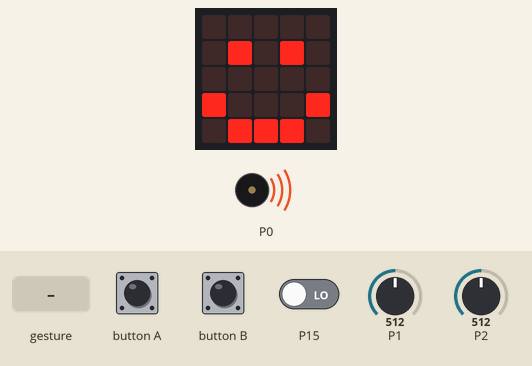
Recording of a program running on a simulated BBC micro:bit running MicroPython. On the bench: the board's 5×5 LED display, buzzer (waves = sounding). The test bench sets the inputs (shaded band); at power-on: P1 = 512, P2 = 512, P15 LOW (analog values on the 0–1023 scale). Random numbers come from a fixed seed; a tilt is held for 1.5 s and a shake lasts 1 s, then the board lies face up again.

Above: at 0.93 s.
1.3 s: P1 set to 319
4.1 s: P1 set to 287
At 4.8 s:
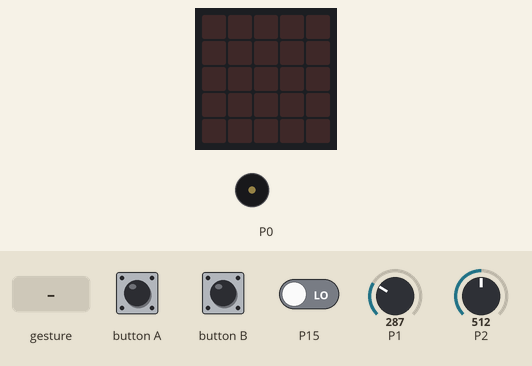
5.9 s: button B pressed for 0.15 s
At 6.3 s:
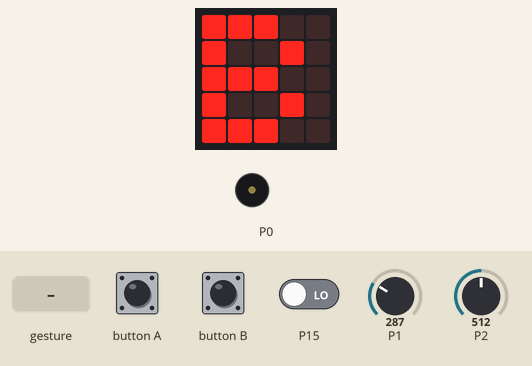
6.6 s: button A pressed for 0.15 s
At 7.1 s:
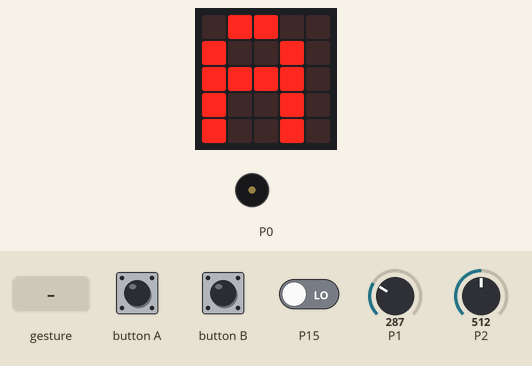
8.7 s: gesture 'shake'
At 9.82 s:
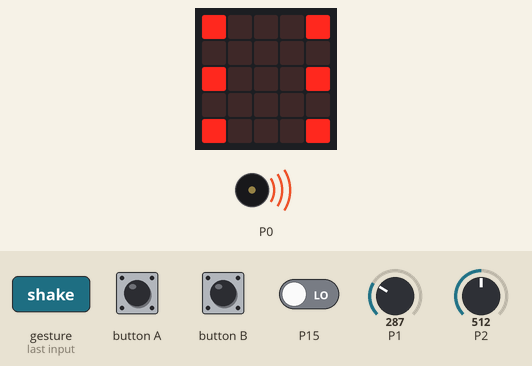
10.8 s: button B pressed for 1 s
At 17.17 s:
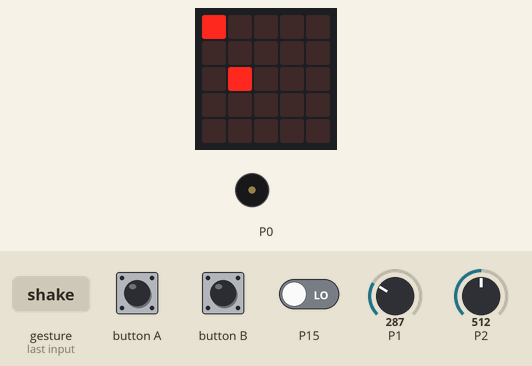
Timing chart, 0 to 18.7 s (numbered marks = the images above; inputs shaded):
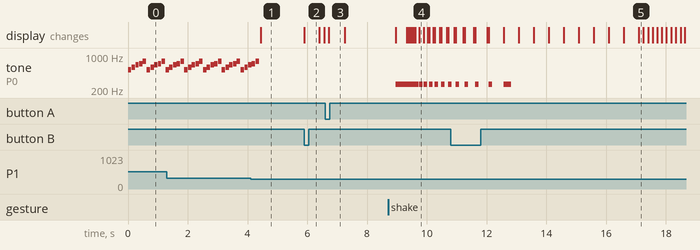

Measured:
- the behaviour switches between 301 and 300 on P1 (found by bisection; images 0 and 1)
- after the input at 4.1 s, the display: changes after 0.35 s (image 1)
- after the input at 5.9 s, the display: changes at once (image 2)
- after the input at 8.7 s, tone on P0: silent → 262 Hz after 0.25 s, then repeats every 0.13 s: silent 0.02 s, 262 Hz 0.12 s; the display: changes after 0.25 s (image 4)
- by itself, tone on P0: repeats every 0.63 s: 587 Hz 0.12 s, silent 0.01 s, 659 Hz 0.12 s, silent 0.01 s, 698 Hz 0.12 s, silent 0.01 s, 784 Hz 0.12 s, silent 0.01 s, 523 Hz 0.12 s, silent 0.01 s

The program:

gry_lucji.py
```python
import random
from microbit import Image, display, pin1, pin2, pin8, pin12, pin13, pin14, pin15, button_a, button_b, accelerometer, sleep
import music


class DiceStandard():
    def __init__(self):
        self.roll()

    def roll(self):
        self.num = random.choice(list(self.sides.keys()))
        return self.sides[self.num]

    def melody(self):
        return self.melodies[self.num]

    sides = {
        '1': Image(
            "00000:"
            "00000:"
            "00900:"
            "00000:"
            "00000"
        ),
        '2': Image(
            "90000:"
            "00000:"
            "00000:"
            "00000:"
            "00009"
        ),
        '3': Image(
            "90000:"
            "00000:"
            "00900:"
            "00000:"
            "00009"
        ),
        '4': Image(
            "90009:"
            "00000:"
            "00000:"
            "00000:"
            "90009"
        ),
        '5': Image(
            "90009:"
            "00000:"
            "00900:"
            "00000:"
            "90009"
        ),
        '6': Image(
            "90009:"
            "00000:"
            "90009:"
            "00000:"
            "90009"
        )
    }

    melodies = {
        '1': ["C4:2"],
        '2': ["C4:2", "D4:2"],
        '3': ["C4:2", "D4:2", "E4:2"],
        '4': ["C4:2", "D4:2", "E4:2", "F4:2"],
        '5': ["C4:2", "D4:2", "E4:2", "F4:2", "G4:2"],
        '6': ["C4:2", "D4:2", "E4:2", "F4:2", "G4:2", "A4:2"]
    }


class game_a():
    def play(self):
        p1 = pin1.read_analog()
        p2 = pin2.read_analog()
        if p1 <= 300:
            if p2 < 300:
                display.show(Image.ARROW_SW)
            elif p2 >= 900:
                display.show(Image.ARROW_NW)
            else:
                display.show(Image.ARROW_W)
        elif p1 >= 900:
            if p2 < 300:
                display.show(Image.ARROW_SE)
            elif p2 >= 900:
                display.show(Image.ARROW_NE)
            else:
                display.show(Image.ARROW_E)
        elif 300 < p1 < 900:
            if p2 < 300:
                display.show(Image.ARROW_S)
            elif p2 >= 900:
                display.show(Image.ARROW_N)
            else:
                if not pin15.read_digital():
                    display.show(Image.HAPPY)
                    music.play(music.JUMP_UP)
                elif not pin14.read_digital():
                    display.show(Image.SURPRISED)
                    music.play(music.POWER_UP)
                elif not pin13.read_digital():
                    display.show(Image.SAD)
                    music.play(music.JUMP_DOWN)
                elif not pin12.read_digital():
                    display.show(Image.ASLEEP)
                    music.play(music.POWER_DOWN)
                elif not pin8.read_digital():
                    display.show(Image.HEART)
                    music.play(["C1:1", "C#1:1"])

        display.clear()


class game_b():
    valid_choices = [0, 1, 3, 4]
    def __init__(self):
        self.pix = None

    def set_random_pix(self):
        self.pix = [random.choice(self.valid_choices), random.choice(self.valid_choices), 9]

    def play(self):
        if self.pix:
            self.logic()
        else:
            self.set_random_pix()

    def logic(self):
        display.clear()
        p1 = pin1.read_analog()
        p2 = pin2.read_analog()
        if p1 <= 204:
            x = 0
        elif 204 < p1 <= 408:
            x = 1
        elif 408 < p1 <= 612:
            x = 2
        elif 612 < p1 <= 816:
            x = 3
        else:
            x = 4

        if p2 <= 204:
            y = 4
        elif 204 < p2 <= 408:
            y = 3
        elif 408 < p2 <= 612:
            y = 2
        elif 612 < p2 <= 816:
            y = 1
        else:
            y = 0

        display.set_pixel(*self.pix)
        display.set_pixel(x,y,9)

        if [x, y, 9] == self.pix:
            self.pix = None
            display.show(Image.HAPPY)
            music.play(music.JUMP_UP)
            sleep(500)
        if self.btn_pressed():
            sleep(150)
            self.set_random_pix()

    def btn_pressed(self):
        return not pin15.read_digital() or not pin14.read_digital() or not pin13.read_digital() or not pin12.read_digital() or not pin8.read_digital()

def game_shake():
    if accelerometer.was_gesture("shake"):
        for w in shake_waits:
            display.clear()
            sleep(50)
            rolled = dice.roll()
            display.show(rolled)
            music.play(["C4:1"], wait=False)
            sleep(w)
        music.play(dice.melody(), wait=False)
        for i in range(4):
            display.clear()
            sleep(500)
            display.show(rolled)
            sleep(500)

### MAIN LOOP ###
shake_waits = [
    10, 10, 10, 10, 10,
    10, 20, 40, 60, 80,
    100, 120, 140, 160, 180,
    200, 250, 300, 400, 500
]
current_game = game_a()
dice = DiceStandard()

while True:
    game_shake()
    if button_a.get_presses():
        current_game = game_a()
        display.show("A")
        sleep(500)
    if button_b.get_presses():
        current_game = game_b()
        display.show("B")
        sleep(500)
    current_game.play()
```
